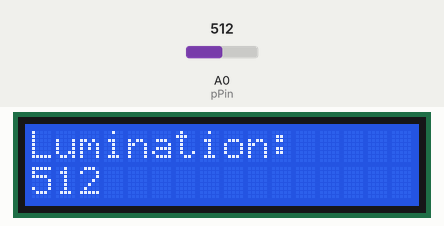
This sketch was run on a simulated Arduino Uno, built with avr-gcc and run on an emulated ATmega328P. Parts: 16×2 character LCD. Inputs (shaded band) come from the test bench; at power-on: A0 (pPin) = 512.

Above: at 1.2 s.
1.3 s: A0 (pPin) set to 716
At 3.9 s:
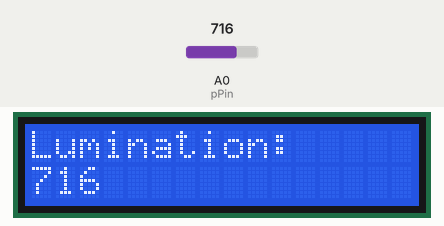
5.2 s: A0 (pPin) set to 900
At 6.8 s:
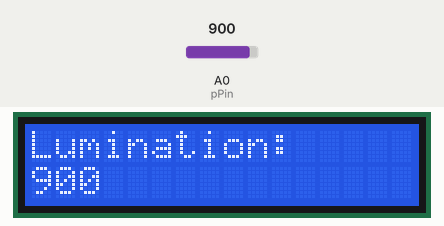
9.1 s: A0 (pPin) set to 1023
At 9.7 s:
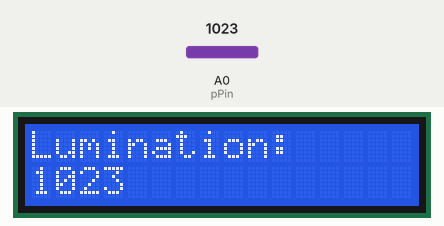
Timing chart, 0 to 12.1 s (numbered marks = the images above; inputs shaded):
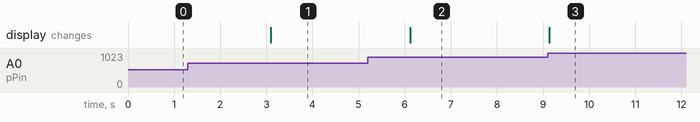

Measured:
- after the input at 1.3 s, the display: changes after 1.8 s (image 1)
- after the input at 5.2 s, the display: changes after 0.92 s (image 2)
- after the input at 9.1 s, the display: changes at once (image 3)

The sketch:

LUX_DETECTION.ino
```cpp
//Green A4 is SDA
//White A5 is SCL


#include <Wire.h>
#include <LCD.h>
#include <LiquidCrystal_I2C.h>

#define I2C_ADDR    0x27  // Define I2C Address where the PCF8574A is
#define BACKLIGHT_PIN     3
#define En_pin  2
#define Rw_pin  1
#define Rs_pin  0
#define D4_pin  4
#define D5_pin  5
#define D6_pin  6
#define D7_pin  7

int n = 1;

int pPin = 0;
int pRead;

LiquidCrystal_I2C	lcd(I2C_ADDR,En_pin,Rw_pin,Rs_pin,D4_pin,D5_pin,D6_pin,D7_pin);

void setup()
{
  //16X2
  //[0,0][][][][][][][][][][][][][][][]
  //[0,1][][][][][][][][][][][][][][][16,2]
  lcd.begin (16,2);

// Switch on the backlight
  lcd.setBacklightPin(BACKLIGHT_PIN,POSITIVE);
  lcd.setBacklight(HIGH);
  lcd.home ();                   // go home


  //lcd.setCursor(8,0);
  //lcd.print(" YoYo" );
  //lcd.setCursor(0,1); //second row
  //lcd.print("I LOVE YOU <3!");

}

void loop()
{
  pRead = analogRead(pPin);
  Serial.print("Analog Reading = ");
  Serial.println(pRead);
  lcd.setCursor(0,0); //first row
  lcd.print("Lumination: ");
  lcd.setCursor(0,1);
  lcd.print(pRead);
  // Backlight on/off every 3 seconds
  //lcd.setBacklight(LOW);      // Backlight off
  delay(3000);
  //lcd.setBacklight(HIGH);     // Backlight on
  //delay(3000);
}
```
